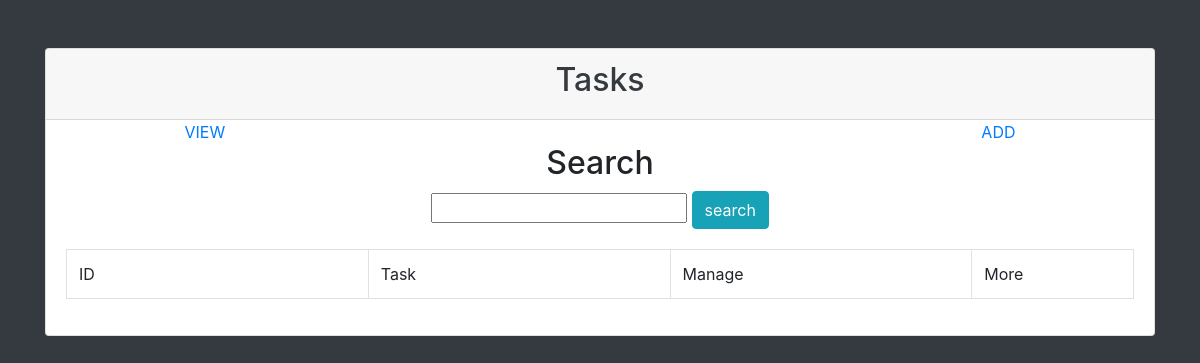
Page /view.php on the earlier database version.
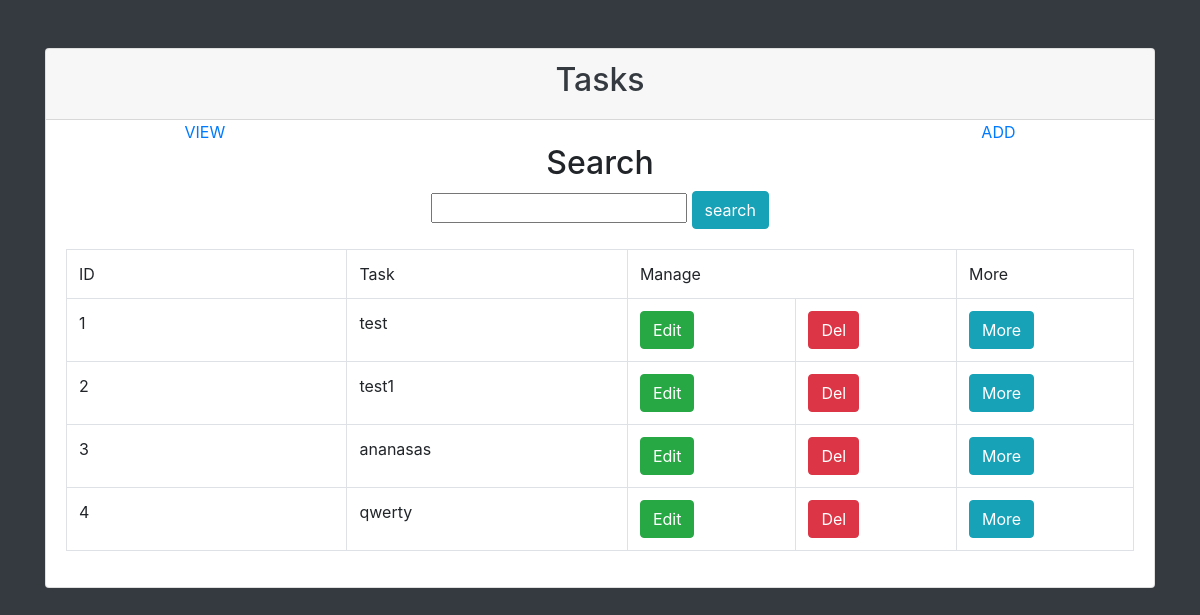
Same page on the later database version.
### tables this page shows
CREATE TABLE `todos` (
  `ID` int(11) NOT NULL,
  `Task` varchar(255) NOT NULL,
  `ByWho` varchar(255) NOT NULL,
  `Description` varchar(255) NOT NULL,
  `Important` varchar(255) NOT NULL
);

### config/dbconfig.php (called while the page is built, shortened)
<?php
    require_once('./config/operations.php');
    class dbconfig
    {
        public function db_connect()
        {
            $this->connection = mysqli_connect('localhost','root','','crudtest');
        }
    }
?>

### config/operations.php (called while the page is built, shortened)
<?php
    require_once('./config/dbconfig.php');
    $db = new dbconfig();
    class operations extends dbconfig
    {
        public function view_record()
        {
            global $db;
            $query = "select * from todos";
            $result = mysqli_query($db->connection,$query);
            return $result;
        }
    }
?>

### view.php (the view, shortened to what this page needs)
<?php
    require_once('./config/dbconfig.php');
    $db = new operations();
    $result=$db->view_record();
?>
<!DOCTYPE html>
<html lang="en">
<head>
    <link rel="stylesheet" href="css/bootstrap.css">
</head>
<body class="bg-dark">
    <div class="container">
        <div class="row">
            <div class="col">
                <div class="card mt-5">
                    <div class="card-header">
                        <h2 class="text-center text-dark"> Tasks </h2>
                    </div>
                    <div class="d-flex justify-content-between m-auto w-75"><a href="view.php">VIEW</a> <a href="index.php">ADD</a></div>
                    <form class="m-auto" method="POST">
                     <h2 class="text-center">Search</h2>
                     <input  name="search"></input>
                     <button class="btn btn-info" name="btn_search">search</button>
                    </form>
                    <div class="card-body">
                        <table class="table table-bordered">
                            <tr>
                                <td style="width: 10%"> ID </td>
                                <td style="width: 10%"> Task </td>
                                <td style="width: 10%" colspan="2">Manage</td>
                                <td style="width: 5%" colspan="2">More</td>
                            </tr>
                            <?php
                                    while($data = mysqli_fetch_assoc($result))
                                    {
                            ?>
                                    <td><?php echo $data['ID'] ?></td>
                                    <td><?php echo $data['Task'] ?></td>
                                    <td><a href="edit.php?U_ID=<?php echo $data['ID'] ?>" class="btn btn-success">Edit</a></td>
                                    <td><a href="del.php?D_ID=<?php echo $data['ID'] ?>" class="btn btn-danger">Del</a></td>
                                    <td><a href="more.php?M_ID=<?php echo $data['ID'] ?>" class="btn btn-info">More</a></td>
                            <?php
                                    }
                                ?>
                        </table>
                    </div>
                </div>
            </div>
        </div>
    </div>
</body>
</html>

Differences in the rows shown:
added todos: ID "1", Task "test"
added todos: ID "2", Task "test1"
added todos: ID "3", Task "ananasas"
added todos: ID "4", Task "qwerty"
